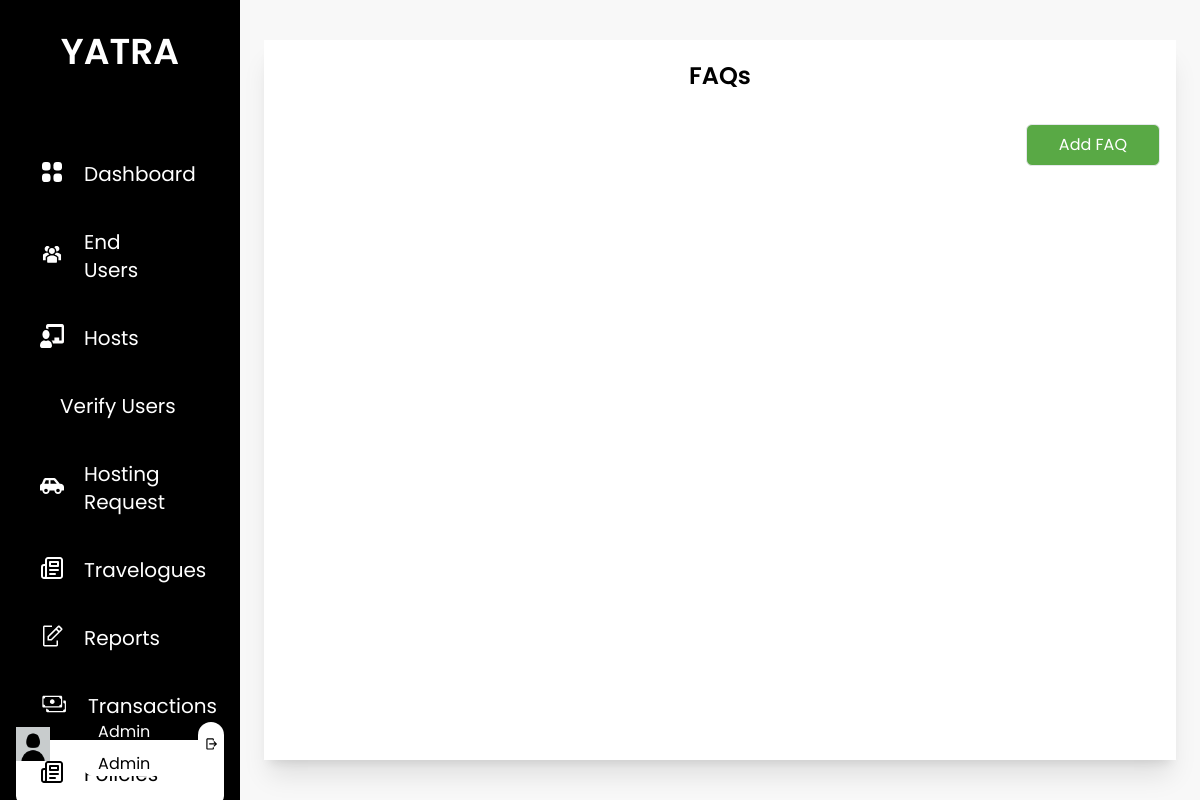
Page /faqs/ (signed in) on the earlier database version.
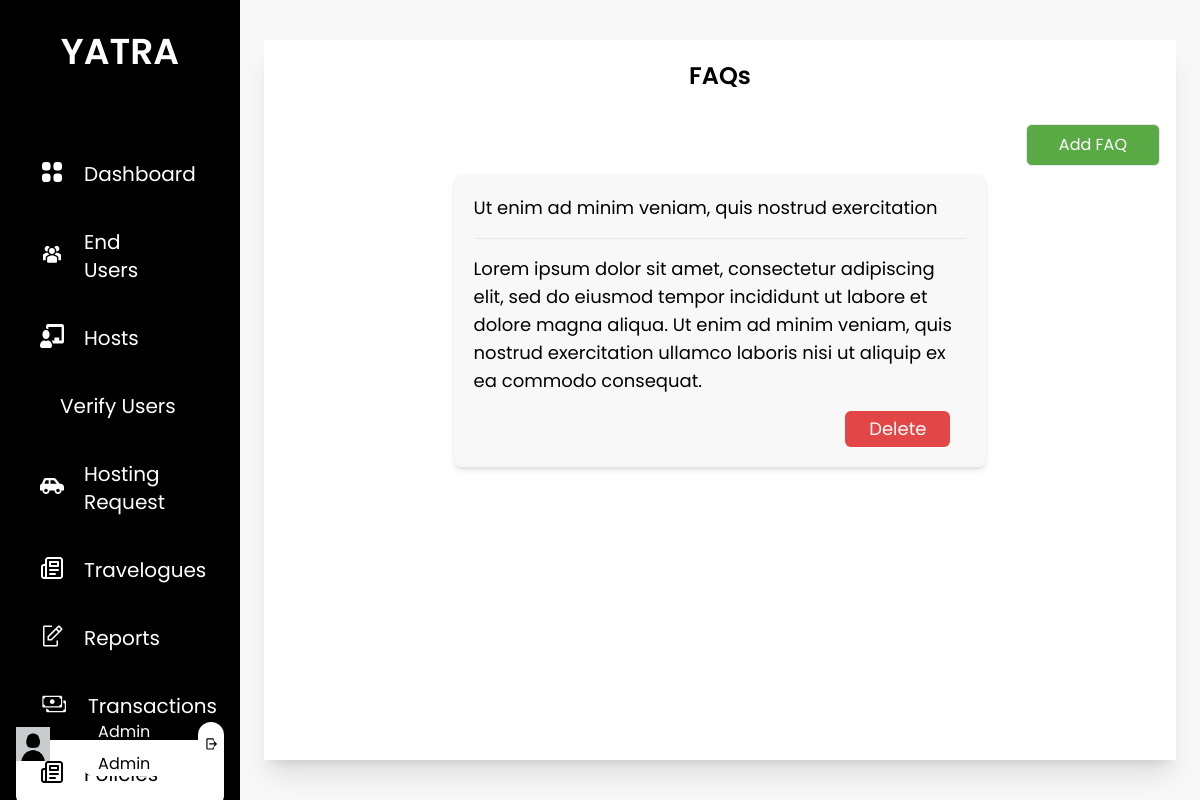
Same page on the later database version.
### base/models.py (models this page shows)
class FAQs(models.Model):
    question = models.CharField(max_length=100)
    answer = models.TextField(max_length=250)

### base/views.py (the view)
# urls.py: path('faqs/', views.faqs, name='faqs'),
def faqs(request):
    faqs = FAQs.objects.all()
    context = {
        'faqs':faqs,
    }
    if request.user.is_superuser:
        return render(request, 'faqs/faqs.html', context)
    else:
        return render(request,'base/faqs.html', context)

### base/templatetags/user_group.py (called while the page is built)
@register.filter(name='has_group')
def has_group(user, group_name):
    return user.groups.filter(name=group_name).exists()

### base/templates/faqs/faqs.html (shortened to what this page needs)
{% extends 'base/base.html' %}
{% load static %}
{% load widget_tweaks %}
{% block content %}
<div class="h-screen w-full px-6 py-10 bg-theme">
    <div class="bg-white h-full flex flex-col shadow-xl">
        <div class="p-3 overflow-y-auto scrollbar-hide">
            <p class="text-center text-2xl font-semibold pt-2 pb-6">FAQs</p>
            <div class="w-full flex justify-end py-2">
                <a href="{% url 'add_faqs' %}" class="bg-custom-green px-8 py-2 text-white rounded-md mx-1 border">Add FAQ</a>
            </div>
            {% for faq in faqs %}
                <div class="w-3/5 flex flex-col mx-auto rounded-lg bg-theme p-5 shadow-md text-lg mb-16">
                    <div class="mb-4">
                        {{ faq.question }}
                    </div>
                    <hr class="mb-4">
                    <div>
                        {{ faq.answer }}
                    </div>
                    <div class="w-full flex mt-4 justify-end">
                        <a  href="{% url 'delete_faq' faq.id %}"><button class="py-1 px-6 bg-danger text-white rounded-md text-lg mr-4"  onclick="return ConfirmDelete()">Delete</button></a>
                    </div>
                </div>
            {% endfor %}
        </div>
    </div>
</div>
{% endblock content %}

Differences in the rows shown:
added FAQs: question "Ut enim ad minim veniam, quis nostrud exercitation", answer "Lorem ipsum dolor sit amet, consectetur adipiscing elit, sed do eiusmod tempor incididunt ut labore et dolore magna aliqua. Ut enim ad minim veniam, quis nostrud exercitation ullamco laboris nisi ut aliquip ex ea commodo consequat."
